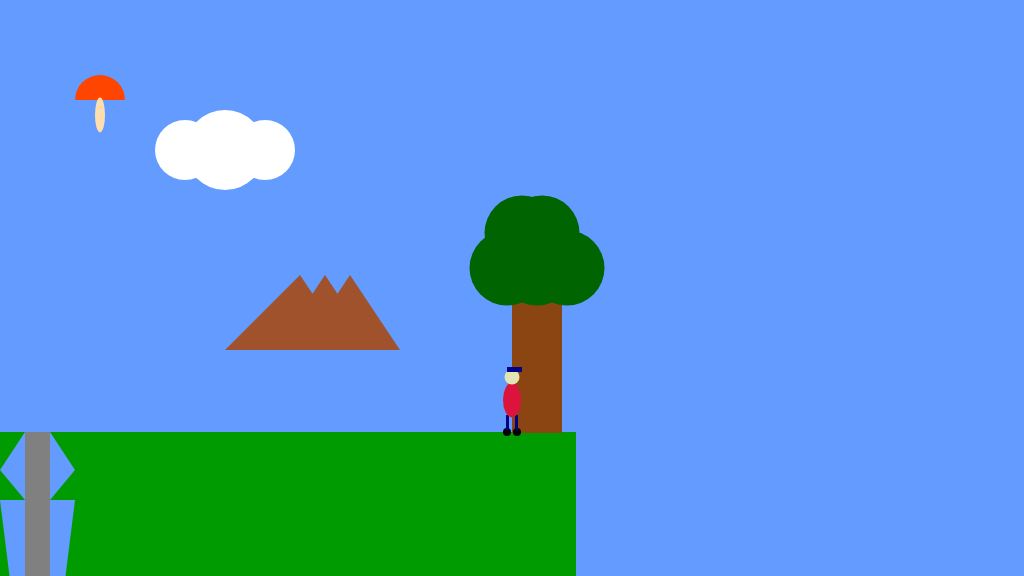
Frame 1 (no input)
Frame 60 (no input): identical to frame 1, image omitted
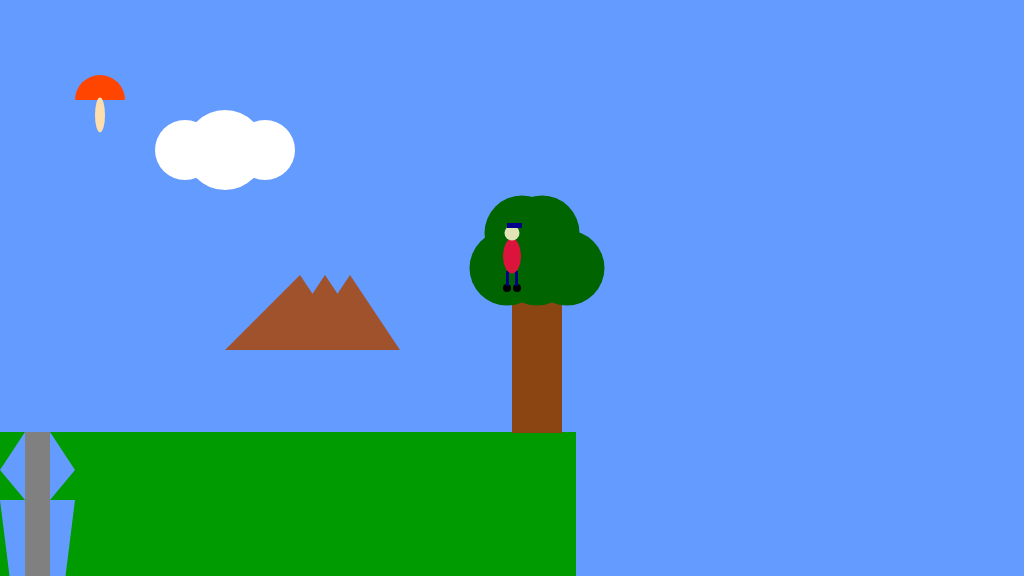
Frame 120 (the mouse pressed at the canvas centre since frame 60)

The p5.js sketch that drew these frames (run headless with seeded random() and noise() and a simulated clock; from frame 60 on, the mouse is pressed at the canvas centre):

// p5.js sketch
// ── sketch.js
/*

The Game Project

2b - using variables

*/

var floorPos_y;

var gameChar_x;
var gameChar_y;

var treePos_x;
var treePos_y;

var canyon;
var collectable;

var mountain;
var cloud;


function setup()
{
	createCanvas(1024, 576);
	floorPos_y = 432; //NB. we are now using a variable for the floor position

	//NB. We are now using the built in variables height and width
	gameChar_x = width/2;
	gameChar_y = floorPos_y;

	treePos_x = width/2;
	treePos_y = height/2;
    
    canyon = {
        x_pos:0,
        width: 100
    };
    
    collectable = {
        x_pos: 100,
        y_pos: 100,
        size: 50
    };
    
    cloud = {
        x_pos: 225,
        y_pos: 150,
        size: 80
    };
    
    mountain = {
        x_pos: 300,
        y_pos: 350,
    };
    
}

function draw()
{
	background(100, 155, 255); //fill the sky blue

	noStroke();
	fill(0, 155, 0);
	rect(0, floorPos_y, height, width - floorPos_y); 
    
    //draw some green ground
    
    //tree
    fill(139,69,19);
    rect(treePos_x, treePos_y, 50, 145);
    fill(0, 100, 0);
    ellipse(treePos_x-5, treePos_y-20, 75, 75);
    ellipse(treePos_x+25, treePos_y-20, 75, 75);
    ellipse(treePos_x+55, treePos_y-20, 75, 75);
    ellipse(treePos_x+10, treePos_y-55, 75, 75);
    ellipse(treePos_x+30, treePos_y-55, 75, 75);
    
    //character
    //feet
    fill(0);
    ellipse(gameChar_x-5, gameChar_y, 8, 8);
    ellipse(gameChar_x+5, gameChar_y, 8, 8);
    
    //legs
    fill(0,0,139);
    rect(gameChar_x-6, gameChar_y-17, 3, 15);
    rect(gameChar_x+3, gameChar_y-17, 3, 15);
    
    //body
    fill(220,20,60);
    ellipse(gameChar_x, gameChar_y-32, 18, 35);
    
    //face
    fill(225,228,181);
    ellipse(gameChar_x, gameChar_y-55, 15, 15);
    
    //hat
    fill(0,0,139);
    rect(gameChar_x-5, gameChar_y-65, 15, 5);

    //cloud
    fill(255,255,255);
   // ellipse(225,150,80,80);
    ellipse(cloud.x_pos, cloud.y_pos, cloud.size, cloud.size);
   // ellipse(185,150,60,60);
    ellipse(cloud.x_pos-40, cloud.y_pos, cloud.size-20, cloud.size-20);
   // ellipse(265,150,60,60);
    ellipse(cloud.x_pos+40, cloud.y_pos, cloud.size-20, cloud.size-20);
    
    //canyon
    fill(100, 155, 255);
    triangle(canyon.x_pos+25,canyon.width+332,canyon.x_pos,canyon.width+370,canyon.x_pos+25,canyon.width+400);
    triangle(canyon.x_pos+50,canyon.width+332,canyon.x_pos+75,canyon.width+370,canyon.x_pos+50,canyon.width+400);
    triangle(canyon.x_pos+50,canyon.width+400,canyon.x_pos+75,canyon.width+400,canyon.x_pos+50,canyon.width+600);
    triangle(canyon.x_pos+25,canyon.width+400,canyon.x_pos,canyon.width+400,canyon.x_pos+25,canyon.width+600);
    fill(128,128,128);
    rect(canyon.x_pos+25,432,25,200);
    
    //collectable
    fill(255,69,0);
    arc(collectable.x_pos, collectable.y_pos, collectable.size, collectable.size, PI, TWO_PI, CHORD);
    fill(255,222,173);
    ellipse(collectable.x_pos, collectable.y_pos+15, collectable.size-40, collectable.size-15);
    
    //mountain
    fill(160,82,45);
   // triangle(275,350,375,350,325,275);
    triangle(mountain.x_pos-25, mountain.y_pos, mountain.x_pos+75, mountain.y_pos, mountain.x_pos+25, mountain.y_pos-75);
   // triangle(225,350,350,350,300,275);
    triangle(mountain.x_pos-75, mountain.y_pos, mountain.x_pos+50, mountain.y_pos, mountain.x_pos, mountain.y_pos-75);
   // triangle(300,350,400,350,350,275);
    triangle(mountain.x_pos, mountain.y_pos, mountain.x_pos+100, mountain.y_pos, mountain.x_pos+50, mountain.y_pos-75);

}

function mousePressed()
{
gameChar_x = mouseX;
gameChar_y = mouseY;

}
